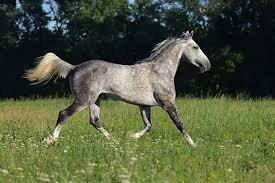
#> input picture AIML/Day-7/data/horse/0be9a6ba0c.jpg, 275 x 183 px, given in place of video.mp4, which was not available
$ jupyter execute --allow-errors Data_Processing_Image_Audio_Video.ipynb   (text cells are left out)
#> lines starting #> are read from the running program, lines starting #| are printed output that depends on the picture; pictures that were not available may be replaced by others from this repository, and a replacement may not be noted
[cell 1]
import requests
from nltk.corpus import stopwords
from nltk.stem import PorterStemmer
from collections import Counter
import re
import nltk
nltk.download('stopwords')
#> (this line was passed over: nltk is not available in this run)

[cell 2]
url = "https://raw.githubusercontent.com/dscape/spell/master/test/resources/big.txt"

#> (a cell that did not finish here is left out)

#> (a cell that did not finish here is left out)

#> (a cell that did not finish here is left out)

#> (a cell that did not finish here is left out)

#> (a cell that did not finish here is left out)

#> (a cell that did not finish here is left out)

[cell 9]
import librosa
import librosa.display
import numpy as np
import matplotlib.pyplot as plt
import requests
import soundfile as sf

[cell 10]
url = "https://github.com/Jakobovski/free-spoken-digit-dataset/raw/master/recordings/0_george_0.wav"
#> (the rest of this cell did not finish here and is left out)

#> (a cell that did not finish here is left out)

[cell 12]
plt.figure(figsize=(12, 4))
#> (the rest of this cell did not finish here and is left out)

#> (a cell that did not finish here is left out)

[cell 14]
plt.figure(figsize=(10, 6))
#> (the rest of this cell did not finish here and is left out)

[cell 15]
import cv2
import numpy as np
import requests
from tqdm import tqdm

[cell 16]
video_url = "https://avtshare01.rz.tu-ilmenau.de/avt-vqdb-uhd-1/test_1/segments/bigbuck_bunny_8bit_15000kbps_1080p_60.0fps_h264.mp4"
video_filename = "video.mp4"

# Download video using requests
#> (the rest of this cell did not finish here and is left out)

[cell 17]
cap = cv2.VideoCapture(video_filename)

frames = []
resized_gray_frames = []

frame_count = 0
max_frames = 30

while cap.isOpened():
    ret, frame = cap.read()
#> frame is the input picture: shape (183, 275, 3); mean B, G, R 60.9, 89, 80.8
    if not ret or frame_count >= max_frames:
        break

    gray_frame = cv2.cvtColor(frame, cv2.COLOR_BGR2GRAY)
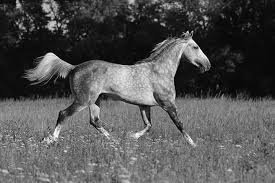
#> gray_frame: shape (183, 275); min 0, max 255, mean 83.4

    resized_frame = cv2.resize(gray_frame, (128, 128))
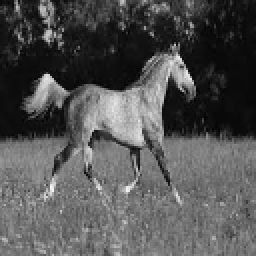
#> resized_frame: shape (128, 128) (shown 2 times larger); min 2, max 249, mean 83.3

    resized_gray_frames.append(resized_frame)

    frame_count += 1

cap.release()
print(f"Processed {len(resized_gray_frames)} frames.")

$ run again, on AIML/Day-7/data/horse/169c1bbbea.jpg
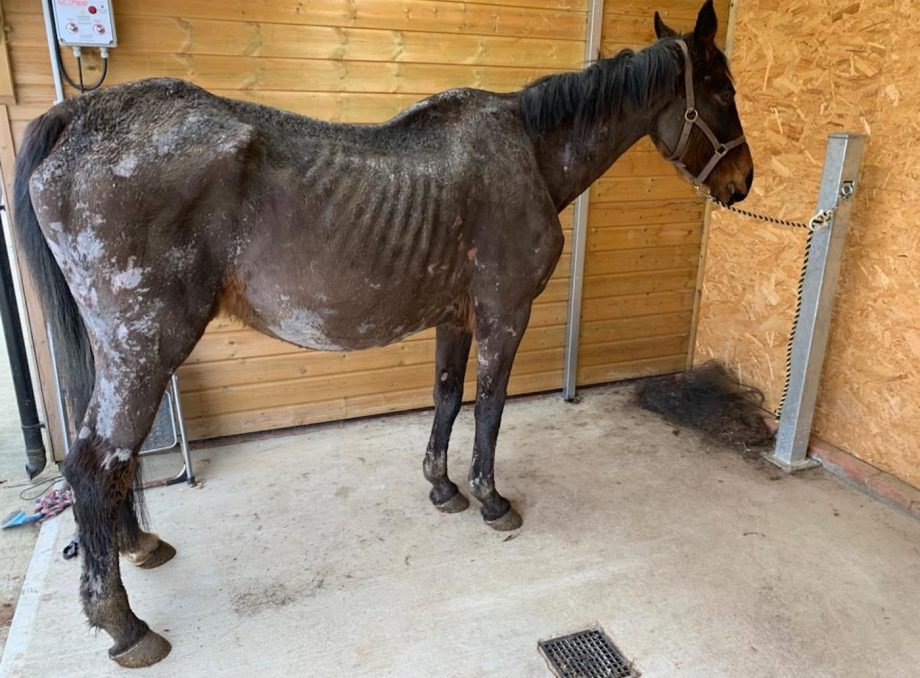
#> input picture AIML/Day-7/data/horse/169c1bbbea.jpg, 920 x 678 px, given in place of video.mp4, which was not available
#> frame is the input picture: shape (678, 920, 3); mean B, G, R 109.7, 131, 150.3
#> `gray_frame = cv2.cvtColor(frame, cv2.COLOR_BGR2GRAY)`:
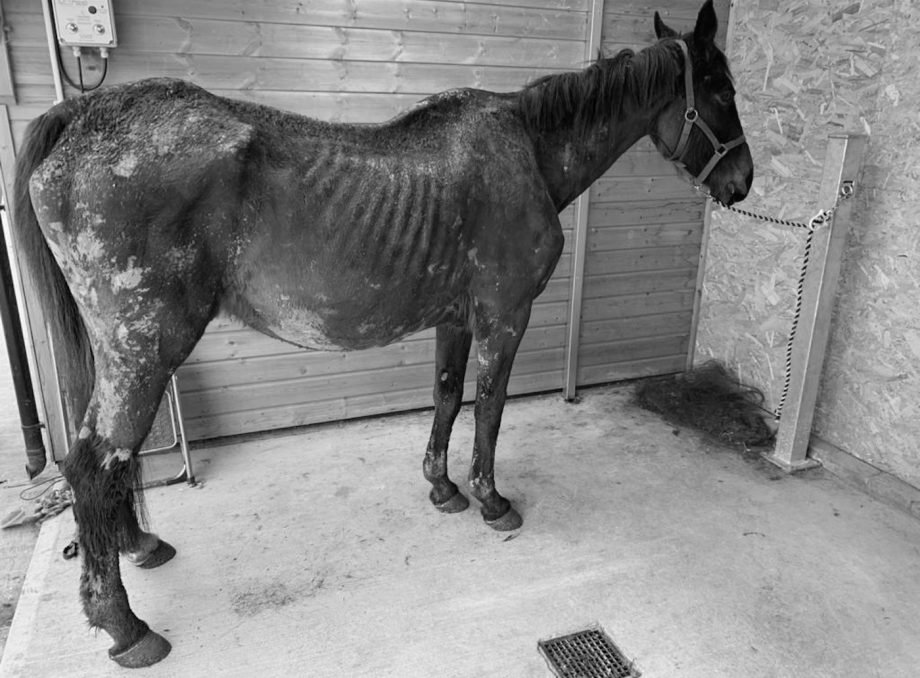
#> gray_frame: shape (678, 920); min 0, max 255, mean 134.4
#> `resized_frame = cv2.resize(gray_frame, (128, 128))`:
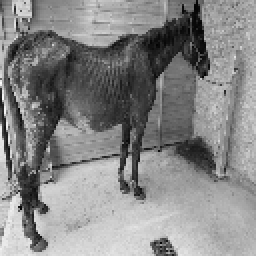
#> resized_frame: shape (128, 128) (shown 2 times larger); min 3, max 253, mean 134.2

$ run again, on AIML/Day-7/data/horse/16db12d247.jpg
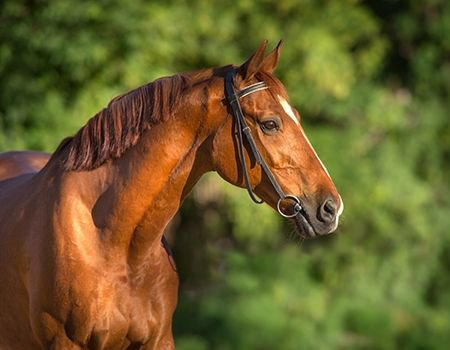
#> input picture AIML/Day-7/data/horse/16db12d247.jpg, 450 x 350 px, given in place of video.mp4, which was not available
#> frame is the input picture: shape (350, 450, 3); mean B, G, R 43.4, 94.4, 105.4
#> `gray_frame = cv2.cvtColor(frame, cv2.COLOR_BGR2GRAY)`:
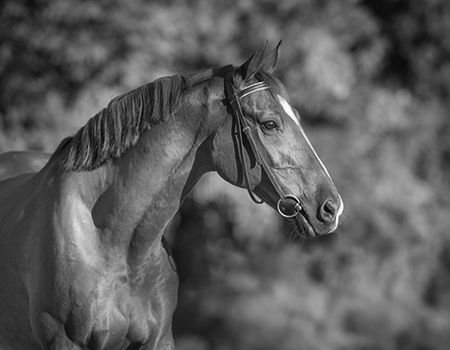
#> gray_frame: shape (350, 450); min 1, max 254, mean 91.9
#> `resized_frame = cv2.resize(gray_frame, (128, 128))`:
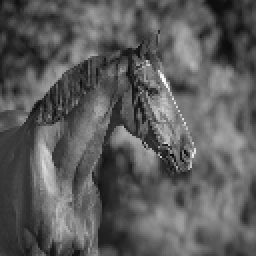
#> resized_frame: shape (128, 128) (shown 2 times larger); min 7, max 252, mean 91.7

$ run again, on AIML/Day-7/data/horse/29a9b70630.jpg
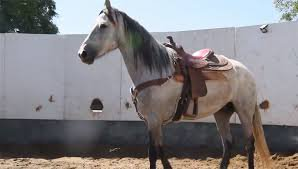
#> input picture AIML/Day-7/data/horse/29a9b70630.jpg, 298 x 169 px, given in place of video.mp4, which was not available
#> frame is the input picture: shape (169, 298, 3); mean B, G, R 129.2, 126.9, 129.8
#> `gray_frame = cv2.cvtColor(frame, cv2.COLOR_BGR2GRAY)`:
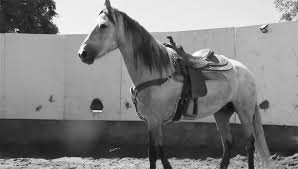
#> gray_frame: shape (169, 298); min 4, max 255, mean 128
#> `resized_frame = cv2.resize(gray_frame, (128, 128))`:
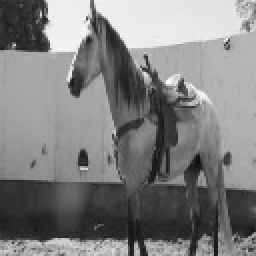
#> resized_frame: shape (128, 128) (shown 2 times larger); min 11, max 253, mean 127.9
